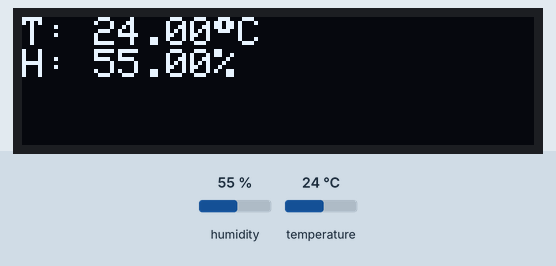
Bench run of a sketch on a simulated Arduino Uno, built with avr-gcc and run on an emulated ATmega328P. Shown: 128×32 one-colour display. The test bench sets the inputs (shaded band); at power-on: humidity 55 %, temperature 24 °C.

Above: at 9.8 s.
9.9 s: humidity set to 22 %
At 16.4 s:
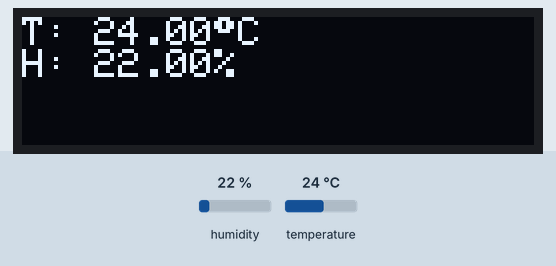
17.9 s: temperature set to 12 °C
At 23.9 s:
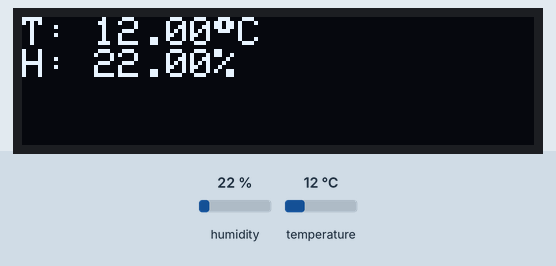
25.9 s: humidity set to 40 %
At 31.4 s:
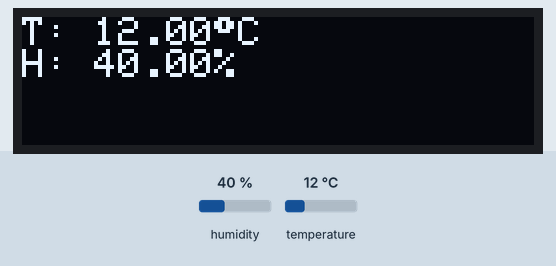
33.9 s: temperature set to 19 °C
At 37.7 s:
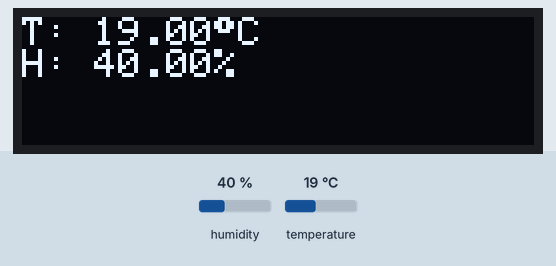
Timing chart, 0 to 39.2 s (numbered marks = the images above; inputs shaded):
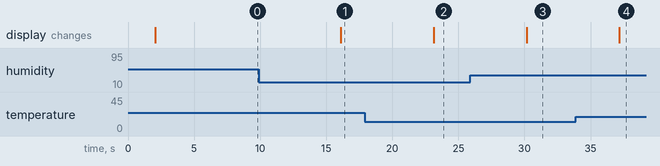

Measured:
- after the input at 9.9 s, the display: changes after 6.2 s (image 1)
- after the input at 17.9 s, the display: changes after 5.2 s (image 2)
- after the input at 25.9 s, the display: changes after 4.3 s (image 3)
- after the input at 33.9 s, the display: changes after 3.3 s (image 4)

The sketch:

HW2_Display_DHT_on_OLED.ino
```cpp
#include <Adafruit_SSD1306.h>
#include <Wire.h>
#include <Adafruit_GFX.h>
#include <SPI.h>
#include <DHTesp.h>

#define D0 16
#define D1 5
#define D2 4
#define D3 0
#define D4 2
#define D5 14
#define D6 12
#define D7 13
#define D8 15

#define LIGHT_PIN A0  // 조도센서 연결핀
#define LED_PIN D0
#define DHT_PIN D3
#define DHTTYPE DHTesp::DHT22
#define RELAY1_PIN D4
#define RELAY_OFF HIGH
#define RELAY_ON LOW
#define LED_ON HIGH
#define LED_OFF LOW

#define SCREEN_WIDTH 128
#define SCREEN_HEIGHT 32
#define OLED_RESET -1
#define SCREEN_ADDRESS 0x3C
Adafruit_SSD1306 display(SCREEN_WIDTH, SCREEN_HEIGHT, &Wire, OLED_RESET);

float humidity, temperature;
DHTesp dht;

void setup() {
  // put your setup code here, to run once:
  Serial.begin(9600);
  dht.setup(DHT_PIN,DHTTYPE);
  //dht setup complete

  if(!display.begin(SSD1306_SWITCHCAPVCC, SCREEN_ADDRESS)) {
    Serial.println(F("SSD1306 allocation failed"));
    for(;;); // Don't proceed, loop forever
  }
  display.clearDisplay();
  //display setup complete


}

void loop() {
  // put your main code here, to run repeatedly:
  delay(dht.getMinimumSamplingPeriod());
  humidity = dht.getHumidity();
  temperature = dht.getTemperature();

  display.clearDisplay();

  display.setTextSize(1.5);      // Normal 1:1 pixel scale
  display.setTextColor(SSD1306_WHITE); // Draw white text
  display.setCursor(0, 0);     // Start at top-left corner
  display.cp437(true);         // Use full 256 char 'Code Page 437' font
  display.print("T: ");
  display.print(temperature);
  display.print((char)248); //°
  display.println("C");
  display.print("H: ");
  display.print(humidity);
  display.println("%");

  display.display();

  delay(5000);
}
```
